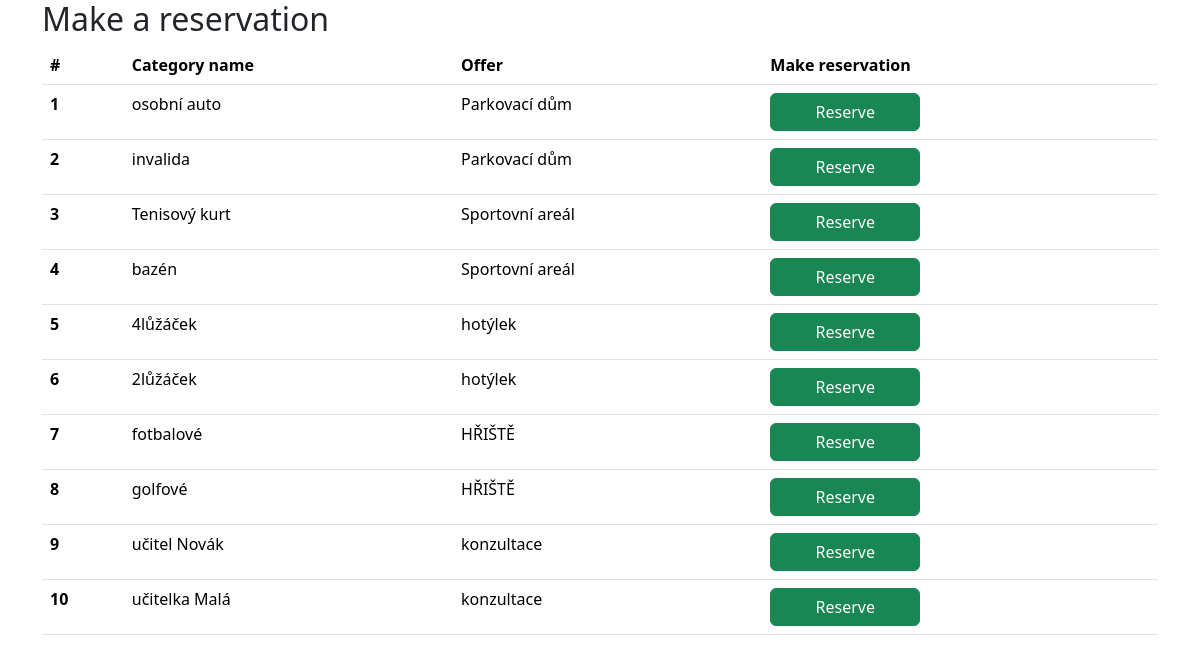
The app's page /customer_home/1 with its own data.
### base/models.py (models this page shows, shortened)
class Category(models.Model):
    category_name = models.CharField(max_length=50)
    category_description = models.CharField(max_length=1000, null=True, blank=True)
    category_capacity = models.IntegerField(default=1,help_text="How many reservations at one time are possible? e.g.seminar = 20 or parkplace = 1")
    max_simultaneous_reservations = models.IntegerField(default=1)
    additional_time = models.DurationField(null=True, blank=True,default=timedelta(0))
    count_of_units = models.IntegerField(default=1,help_text="How many units are there in this category? e.g. 5 parkplaces for disabled people")
    created_at = models.DateTimeField(default=timezone.now)
    unit_names = models.JSONField(default=list) # list of unit names
    opening_time = models.TimeField(default=datetime.time(0, 0))
    closing_time = models.TimeField(default=datetime.time(23, 59,59)) #TODO 24:00 and default values 9:23-9:23
    belongs_to_offer = models.ForeignKey(Offer, on_delete=models.CASCADE)
    category_pricing = models.ForeignKey(Pricing, on_delete=models.CASCADE, null=True)

class Offer(models.Model):
    offer_name = models.CharField(max_length=50)
    available_from = models.DateField(null=True, blank=True)
    available_to = models.DateField(null=True, blank=True)
    created_at = models.DateTimeField(default=timezone.now)
    manager_of_this_offer = models.ForeignKey(
        User, on_delete=models.CASCADE, null=True, blank=True
    )
    def __str__(self):
        return self.offer_name  # rewrites Offer object (x) to its name in admi panel
    class Meta:
        unique_together = (
            "offer_name",
            "manager_of_this_offer",
        )  # there cannot be two same named offers managed by the same user

### base/views.py (the view)
# urls.py: path('customer_home/<int:manager_id>', views.customer_home, name='customer_home'),
def customer_home(request, manager_id=None):
    manager = get_object_or_404(User, id=manager_id)
    categories = Category.objects.filter(
        belongs_to_offer__manager_of_this_offer=manager
    ).distinct()
    return render(request, "customer_home.html", {"categories": categories})

### templates/customer_home.html (shortened to what this page needs)
{% load crispy_forms_tags %}
{% load static %}
{% block content %}
<head>
    <link href="https://cdn.jsdelivr.net/npm/bootstrap@5.3.3/dist/css/bootstrap.min.css" rel="stylesheet"
>
    <link rel="stylesheet" href="https://cdn.jsdelivr.net/npm/bootstrap-icons@1.9.1/font/bootstrap-icons.css">
    <link rel="stylesheet" type="text/css" href="{% static 'css/style.css' %}">
</head>
<div class="container-sm">
    <h2>Make a reservation</h2>
    {% if categories %}
    <table class="table table-hover">
        <thead>
            <tr>
                <th scope="col">#</th>
                <th scope="col">Category name</th>
                <th scope="col">Offer</th>
                <th scope="col">Make reservation</th>
            </tr>
        </thead>
        <tbody>
            {% for category in categories %}
            <tr class="clickable-row" style="cursor: pointer;" title="Click to edit category"
                onclick="location.href='{% url 'edit_category' category.belongs_to_offer.id category.id %}'">
                <th scope="row">{{ forloop.counter }}</th>
                <td>{{ category.category_name }} </td>
                <td>{{ category.belongs_to_offer }} </td>
                <td> <button class="btn btn-success btn-reservation-calendar" style="width: 150px;"
                        data-offer-id="{{ category.belongs_to_offer.id }}" data-category-id="{{ category.id }}"> Reserve
                    </button>
                </td>
            </tr>
            {% endfor %}
        </tbody>
    </table>
    {% else %}
    <p>You do not have any categories. Begin by creating categories for your offers to organize them better. </p>
    <p>Each category can represent a different type of service or reservation slot you offer.</p>
    <p>Categories can be created from the offer detail page once you have offers set up.</p>
    {% endif %}
</div>
{% endblock %}

### records on screen
Category: category_name "osobní auto", belongs_to_offer "Parkovací dům"
Category: category_name "invalida", belongs_to_offer "Parkovací dům"
Category: category_name "Tenisový kurt", belongs_to_offer "Sportovní areál"
Category: category_name "bazén", belongs_to_offer "Sportovní areál"
Category: category_name "4lůžáček", belongs_to_offer "hotýlek"
Category: category_name "2lůžáček", belongs_to_offer "hotýlek"
Category: category_name "fotbalové", belongs_to_offer "HŘIŠTĚ"
Category: category_name "golfové", belongs_to_offer "HŘIŠTĚ"
Category: category_name "učitel Novák", belongs_to_offer "konzultace"
Category: category_name "učitelka Malá", belongs_to_offer "konzultace"
